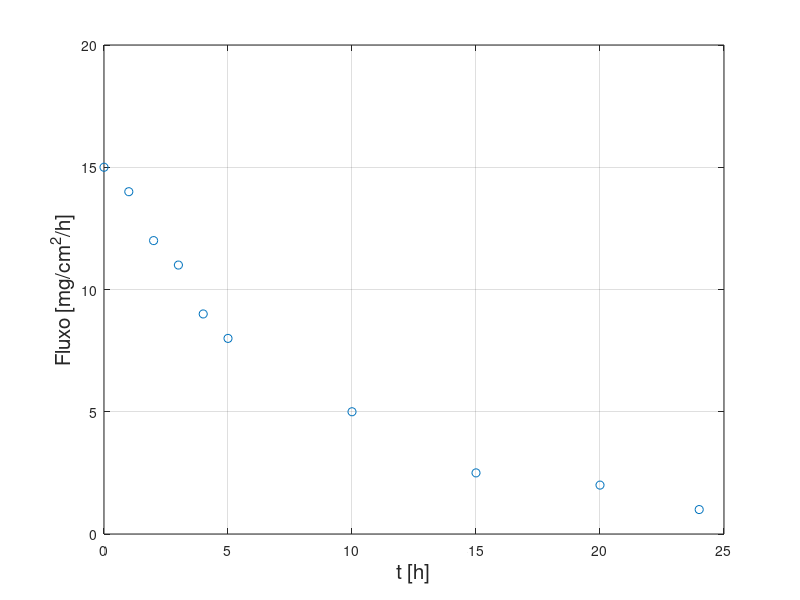

Write MATLAB code to recreate this figure.
close all
clear all
clc

tempo = [0, 1, 2, 3, 4, 5, 10, 15, 20, 24];
fluxo = [15, 14, 12, 11, 9, 8, 5, 2.5, 2, 1];


plot(tempo, fluxo, 'o')
hold on
grid on
xlabel('t [h]', 'fontsize', 15)
ylabel('Fluxo [mg/cm^2/h]', 'fontsize', 15)


# progressiva
dv_dt_prog = zeros(1, length(tempo)-1)

##df = @(xi, xi_mais_1, h)((fluxo(xi_mais_1)-fluxo(xi))/(xi_mais_1-xi))

for ii = 1:length(tempo)-1
  ii
  dv_dt_prog(ii) = (fluxo(ii+1)-fluxo(ii))/(tempo(ii+1)-tempo(ii));
  dv_dt_prog(ii)
##  plot(tempo, dv_dt_prog(ii)*(tempo-tempo(ii))+fluxo(ii), 'r')
endfor

# regressiva
dv_dt_reg = zeros(1, length(tempo)-1);

for ii = 2:length(tempo)
  ii
  dv_dt_reg(ii-1) = (fluxo(ii)-fluxo(ii-1))/(tempo(ii)-tempo(ii-1));
  dv_dt_reg(ii-1)
##  plot(tempo, dv_dt_prog(ii)*(tempo-tempo(ii))+fluxo(ii), 'k')
endfor

hold off
